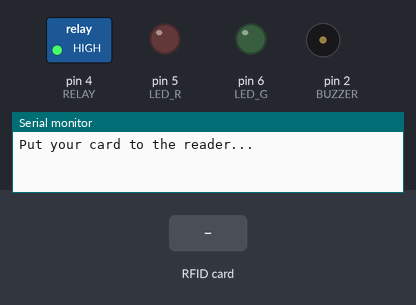
Simulated run of this sketch. Board: Arduino Uno, built with avr-gcc and run on an emulated ATmega328P. Shown: switched loads named in the sketch (green lamp = pin HIGH), output pins drawn as LEDs (lit = HIGH), buzzer (waves = sounding), the last lines printed to the serial monitor. Inputs (shaded band) come from the test bench. Pins used as bus, display or sensor lines are not drawn.

Above: at 1.2 s.
1.3 s: RFID card 90 AE 3A 1B held to the reader
At 2.5 s:
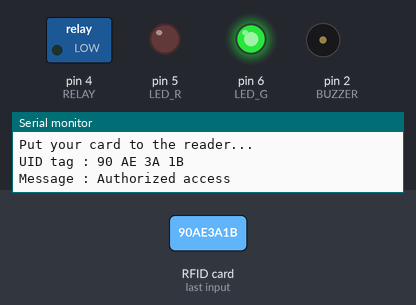
4.3 s: RFID card 5E 7A 19 C4 held to the reader
At 4.6 s:
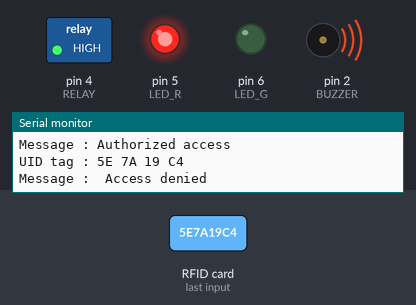
Timing chart, 0 to 7.3 s (numbered marks = the images above; inputs shaded):
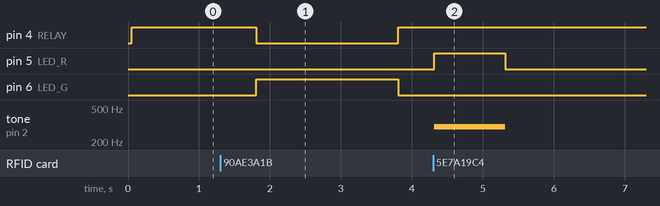

The sketch:

60_RFID_Door_Lock_System_Using_Solenoid_Lock.ino
```cpp
#include <SPI.h>
#include <MFRC522.h>

#define SS_PIN 10
#define RST_PIN 9
#define LED_G 6 //define green LED pin
#define LED_R 5 //define red LED
#define RELAY 4  //relay pin
#define BUZZER 2 //buzzer pin
#define ACCESS_DELAY 2000
#define DENIED_DELAY 1000
MFRC522 mfrc522(SS_PIN, RST_PIN);   // Create MFRC522 instance.

void setup()
{
  Serial.begin(9600);   // Initiate a serial communication
  SPI.begin();          // Initiate  SPI bus
  mfrc522.PCD_Init();   // Initiate MFRC522
  pinMode(LED_G, OUTPUT);
  pinMode(LED_R, OUTPUT);
  pinMode(RELAY, OUTPUT);
  pinMode(BUZZER, OUTPUT);
  noTone(BUZZER);
  digitalWrite(RELAY, HIGH);
  Serial.println("Put your card to the reader...");
  Serial.println();

}
void loop()
{
  // Look for new cards
  if ( ! mfrc522.PICC_IsNewCardPresent())
  {
    return;
  }
  // Select one of the cards
  if ( ! mfrc522.PICC_ReadCardSerial())
  {
    return;
  }
  //Show UID on serial monitor
  Serial.print("UID tag :");
  String content= "";
  byte letter;
  for (byte i = 0; i < mfrc522.uid.size; i++)
  {
     Serial.print(mfrc522.uid.uidByte[i] < 0x10 ? " 0" : " ");
     Serial.print(mfrc522.uid.uidByte[i], HEX);
     content.concat(String(mfrc522.uid.uidByte[i] < 0x10 ? " 0" : " "));
     content.concat(String(mfrc522.uid.uidByte[i], HEX));
  }
  Serial.println();
  Serial.print("Message : ");
  content.toUpperCase();
  if (content.substring(1) == "90 AE 3A 1B") //change here the UID of the card/cards that you want to give access
  {
    Serial.println("Authorized access");
    Serial.println();
    delay(500);

    digitalWrite(LED_G, HIGH);
    digitalWrite(RELAY, LOW);
    delay(2000);
    digitalWrite(RELAY, HIGH);
    digitalWrite(LED_G, LOW);
  }

 else   {
    Serial.println(" Access denied");

    digitalWrite(RELAY, HIGH);
    digitalWrite(LED_R, HIGH);
    tone(BUZZER, 300);
    delay(DENIED_DELAY);
    digitalWrite(LED_R, LOW);
    noTone(BUZZER);
  }
}
```

Measured:
- after the input at 1.3 s, pin 4 (RELAY): HIGH → LOW after 0.51 s, → HIGH 2.0 s later; pin 6 (LED_G): LOW → HIGH after 0.51 s, → LOW 2.0 s later
- after the input at 4.3 s, pin 5 (LED_R): LOW → HIGH at once, → LOW 1.0 s later; tone on pin 2 (BUZZER): silent → 300 Hz at once, → silent 1.0 s later
